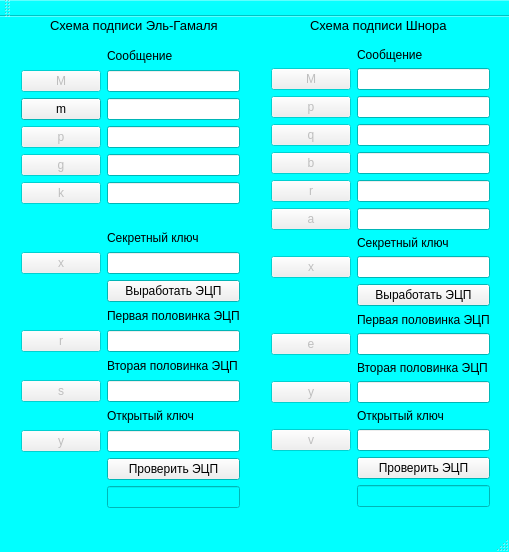
<?xml version="1.0" encoding="UTF-8"?>
<ui version="4.0">
 <class>MainWindow</class>
 <widget class="QMainWindow" name="MainWindow">
  <property name="geometry">
   <rect>
    <x>0</x>
    <y>0</y>
    <width>509</width>
    <height>552</height>
   </rect>
  </property>
  <property name="palette">
   <palette>
    <active>
     <colorrole role="Base">
      <brush brushstyle="SolidPattern">
       <color alpha="255">
        <red>255</red>
        <green>255</green>
        <blue>255</blue>
       </color>
      </brush>
     </colorrole>
     <colorrole role="Window">
      <brush brushstyle="SolidPattern">
       <color alpha="255">
        <red>0</red>
        <green>255</green>
        <blue>255</blue>
       </color>
      </brush>
     </colorrole>
    </active>
    <inactive>
     <colorrole role="Base">
      <brush brushstyle="SolidPattern">
       <color alpha="255">
        <red>255</red>
        <green>255</green>
        <blue>255</blue>
       </color>
      </brush>
     </colorrole>
     <colorrole role="Window">
      <brush brushstyle="SolidPattern">
       <color alpha="255">
        <red>0</red>
        <green>255</green>
        <blue>255</blue>
       </color>
      </brush>
     </colorrole>
    </inactive>
    <disabled>
     <colorrole role="Base">
      <brush brushstyle="SolidPattern">
       <color alpha="255">
        <red>0</red>
        <green>255</green>
        <blue>255</blue>
       </color>
      </brush>
     </colorrole>
     <colorrole role="Window">
      <brush brushstyle="SolidPattern">
       <color alpha="255">
        <red>0</red>
        <green>255</green>
        <blue>255</blue>
       </color>
      </brush>
     </colorrole>
    </disabled>
   </palette>
  </property>
  <property name="windowTitle">
   <string>MainWindow</string>
  </property>
  <widget class="QWidget" name="centralWidget">
   <widget class="QWidget" name="gridLayoutWidget_2">
    <property name="geometry">
     <rect>
      <x>260</x>
      <y>20</y>
      <width>241</width>
      <height>481</height>
     </rect>
    </property>
    <layout class="QGridLayout" name="Shnor">
     <item row="1" column="1">
      <widget class="QLineEdit" name="Sh_M"/>
     </item>
     <item row="2" column="1">
      <widget class="QLineEdit" name="Sh_p"/>
     </item>
     <item row="3" column="1">
      <widget class="QLineEdit" name="Sh_q"/>
     </item>
     <item row="4" column="1">
      <widget class="QLineEdit" name="Sh_b"/>
     </item>
     <item row="5" column="1">
      <widget class="QLineEdit" name="Sh_r"/>
     </item>
     <item row="6" column="1">
      <widget class="QLineEdit" name="Sh_a"/>
     </item>
     <item row="8" column="1">
      <widget class="QLineEdit" name="Sh_x"/>
     </item>
     <item row="9" column="1">
      <widget class="QPushButton" name="pushSh">
       <property name="text">
        <string>Выработать ЭЦП</string>
       </property>
      </widget>
     </item>
     <item row="13" column="1">
      <widget class="QLineEdit" name="Sh_y"/>
     </item>
     <item row="11" column="1">
      <widget class="QLineEdit" name="Sh_e"/>
     </item>
     <item row="15" column="1">
      <widget class="QLineEdit" name="Sh_v"/>
     </item>
     <item row="16" column="1">
      <widget class="QPushButton" name="pushVerify_Sh">
       <property name="text">
        <string>Проверить ЭЦП</string>
       </property>
      </widget>
     </item>
     <item row="17" column="1">
      <widget class="QLineEdit" name="Sh">
       <property name="enabled">
        <bool>false</bool>
       </property>
      </widget>
     </item>
     <item row="7" column="1">
      <widget class="QLabel" name="label_12">
       <property name="text">
        <string>Секретный ключ</string>
       </property>
      </widget>
     </item>
     <item row="14" column="1">
      <widget class="QLabel" name="label_13">
       <property name="text">
        <string>Открытый ключ</string>
       </property>
      </widget>
     </item>
     <item row="10" column="1">
      <widget class="QLabel" name="label_14">
       <property name="text">
        <string>Первая половинка ЭЦП</string>
       </property>
      </widget>
     </item>
     <item row="12" column="1">
      <widget class="QLabel" name="label_15">
       <property name="text">
        <string>Вторая половинка ЭЦП</string>
       </property>
      </widget>
     </item>
     <item row="1" column="0">
      <widget class="QPushButton" name="pushSh_M">
       <property name="enabled">
        <bool>false</bool>
       </property>
       <property name="text">
        <string>M</string>
       </property>
      </widget>
     </item>
     <item row="2" column="0">
      <widget class="QPushButton" name="pushButton_p_2">
       <property name="enabled">
        <bool>false</bool>
       </property>
       <property name="text">
        <string>p</string>
       </property>
      </widget>
     </item>
     <item row="3" column="0">
      <widget class="QPushButton" name="pushButton_q">
       <property name="enabled">
        <bool>false</bool>
       </property>
       <property name="text">
        <string>q</string>
       </property>
      </widget>
     </item>
     <item row="4" column="0">
      <widget class="QPushButton" name="pushButton_b">
       <property name="enabled">
        <bool>false</bool>
       </property>
       <property name="text">
        <string>b</string>
       </property>
      </widget>
     </item>
     <item row="5" column="0">
      <widget class="QPushButton" name="pushButton_r_2">
       <property name="enabled">
        <bool>false</bool>
       </property>
       <property name="text">
        <string>r</string>
       </property>
      </widget>
     </item>
     <item row="6" column="0">
      <widget class="QPushButton" name="pushButton_a">
       <property name="enabled">
        <bool>false</bool>
       </property>
       <property name="text">
        <string>a</string>
       </property>
      </widget>
     </item>
     <item row="8" column="0">
      <widget class="QPushButton" name="pushButton_x_2">
       <property name="enabled">
        <bool>false</bool>
       </property>
       <property name="text">
        <string>x</string>
       </property>
      </widget>
     </item>
     <item row="11" column="0">
      <widget class="QPushButton" name="pushButton_e">
       <property name="enabled">
        <bool>false</bool>
       </property>
       <property name="text">
        <string>e</string>
       </property>
      </widget>
     </item>
     <item row="13" column="0">
      <widget class="QPushButton" name="pushButton_y_2">
       <property name="enabled">
        <bool>false</bool>
       </property>
       <property name="text">
        <string>y</string>
       </property>
      </widget>
     </item>
     <item row="15" column="0">
      <widget class="QPushButton" name="pushButton_v">
       <property name="enabled">
        <bool>false</bool>
       </property>
       <property name="text">
        <string>v</string>
       </property>
      </widget>
     </item>
     <item row="0" column="1">
      <widget class="QLabel" name="label_10">
       <property name="text">
        <string>Сообщение</string>
       </property>
      </widget>
     </item>
    </layout>
   </widget>
   <widget class="QLabel" name="label_2">
    <property name="geometry">
     <rect>
      <x>310</x>
      <y>0</y>
      <width>141</width>
      <height>16</height>
     </rect>
    </property>
    <property name="font">
     <font>
      <pointsize>10</pointsize>
     </font>
    </property>
    <property name="layoutDirection">
     <enum>Qt::RightToLeft</enum>
    </property>
    <property name="autoFillBackground">
     <bool>false</bool>
    </property>
    <property name="text">
     <string>Схема подписи Шнора</string>
    </property>
   </widget>
   <widget class="QLabel" name="label">
    <property name="geometry">
     <rect>
      <x>50</x>
      <y>0</y>
      <width>171</width>
      <height>16</height>
     </rect>
    </property>
    <property name="font">
     <font>
      <pointsize>10</pointsize>
     </font>
    </property>
    <property name="text">
     <string>Схема подписи Эль-Гамаля</string>
    </property>
   </widget>
   <widget class="QWidget" name="gridLayoutWidget">
    <property name="geometry">
     <rect>
      <x>10</x>
      <y>20</y>
      <width>241</width>
      <height>482</height>
     </rect>
    </property>
    <layout class="QGridLayout" name="El_Gamal">
     <item row="2" column="2">
      <widget class="QLineEdit" name="Eg_M"/>
     </item>
     <item row="3" column="2">
      <widget class="QLineEdit" name="Eg_m">
       <property name="enabled">
        <bool>true</bool>
       </property>
      </widget>
     </item>
     <item row="4" column="2">
      <widget class="QLineEdit" name="Eg_p"/>
     </item>
     <item row="5" column="2">
      <widget class="QLineEdit" name="Eg_g"/>
     </item>
     <item row="6" column="2">
      <widget class="QLineEdit" name="Eg_k"/>
     </item>
     <item row="9" column="2">
      <widget class="QLineEdit" name="Eg_x"/>
     </item>
     <item row="10" column="2">
      <widget class="QPushButton" name="pushEg">
       <property name="text">
        <string>Выработать ЭЦП</string>
       </property>
      </widget>
     </item>
     <item row="11" column="2">
      <widget class="QLabel" name="label_6">
       <property name="text">
        <string>Первая половинка ЭЦП</string>
       </property>
      </widget>
     </item>
     <item row="12" column="2">
      <widget class="QLineEdit" name="Eg_r"/>
     </item>
     <item row="13" column="2">
      <widget class="QLabel" name="label_7">
       <property name="text">
        <string>Вторая половинка ЭЦП</string>
       </property>
      </widget>
     </item>
     <item row="14" column="2">
      <widget class="QLineEdit" name="Eg_s"/>
     </item>
     <item row="15" column="2">
      <widget class="QLabel" name="label_8">
       <property name="text">
        <string>Открытый ключ</string>
       </property>
      </widget>
     </item>
     <item row="16" column="2">
      <widget class="QLineEdit" name="Eg_y"/>
     </item>
     <item row="17" column="2">
      <widget class="QPushButton" name="pushVerify_Eg">
       <property name="text">
        <string>Проверить ЭЦП</string>
       </property>
      </widget>
     </item>
     <item row="18" column="2">
      <widget class="QLineEdit" name="Eg">
       <property name="enabled">
        <bool>false</bool>
       </property>
      </widget>
     </item>
     <item row="2" column="1">
      <widget class="QPushButton" name="pushButton_M">
       <property name="enabled">
        <bool>false</bool>
       </property>
       <property name="acceptDrops">
        <bool>false</bool>
       </property>
       <property name="text">
        <string>M</string>
       </property>
      </widget>
     </item>
     <item row="3" column="1">
      <widget class="QPushButton" name="pushButton_m">
       <property name="text">
        <string>m</string>
       </property>
      </widget>
     </item>
     <item row="12" column="1">
      <widget class="QPushButton" name="pushButton_r">
       <property name="enabled">
        <bool>false</bool>
       </property>
       <property name="text">
        <string>r</string>
       </property>
      </widget>
     </item>
     <item row="14" column="1">
      <widget class="QPushButton" name="pushButton_s">
       <property name="enabled">
        <bool>false</bool>
       </property>
       <property name="text">
        <string>s</string>
       </property>
      </widget>
     </item>
     <item row="16" column="1">
      <widget class="QPushButton" name="pushButton_y">
       <property name="enabled">
        <bool>false</bool>
       </property>
       <property name="text">
        <string>y</string>
       </property>
      </widget>
     </item>
     <item row="4" column="1">
      <widget class="QPushButton" name="pushButton_p">
       <property name="enabled">
        <bool>false</bool>
       </property>
       <property name="text">
        <string>p</string>
       </property>
      </widget>
     </item>
     <item row="5" column="1">
      <widget class="QPushButton" name="pushButton_g">
       <property name="enabled">
        <bool>false</bool>
       </property>
       <property name="text">
        <string>g</string>
       </property>
      </widget>
     </item>
     <item row="6" column="1">
      <widget class="QPushButton" name="pushButton_k">
       <property name="enabled">
        <bool>false</bool>
       </property>
       <property name="text">
        <string>k</string>
       </property>
      </widget>
     </item>
     <item row="9" column="1">
      <widget class="QPushButton" name="pushButton_x">
       <property name="enabled">
        <bool>false</bool>
       </property>
       <property name="text">
        <string>x</string>
       </property>
      </widget>
     </item>
     <item row="8" column="2">
      <widget class="QLabel" name="label_5">
       <property name="text">
        <string>Cекретный ключ</string>
       </property>
      </widget>
     </item>
     <item row="7" column="2">
      <spacer name="verticalSpacer_2">
       <property name="orientation">
        <enum>Qt::Vertical</enum>
       </property>
       <property name="sizeType">
        <enum>QSizePolicy::Fixed</enum>
       </property>
       <property name="sizeHint" stdset="0">
        <size>
         <width>20</width>
         <height>20</height>
        </size>
       </property>
      </spacer>
     </item>
     <item row="1" column="2">
      <widget class="QLabel" name="label_9">
       <property name="text">
        <string>Сообщение</string>
       </property>
      </widget>
     </item>
    </layout>
   </widget>
  </widget>
  <widget class="QMenuBar" name="menuBar">
   <property name="geometry">
    <rect>
     <x>0</x>
     <y>0</y>
     <width>509</width>
     <height>20</height>
    </rect>
   </property>
  </widget>
  <widget class="QToolBar" name="mainToolBar">
   <attribute name="toolBarArea">
    <enum>TopToolBarArea</enum>
   </attribute>
   <attribute name="toolBarBreak">
    <bool>false</bool>
   </attribute>
  </widget>
  <widget class="QStatusBar" name="statusBar"/>
 </widget>
 <layoutdefault spacing="6" margin="11"/>
 <resources/>
 <connections/>
</ui>
